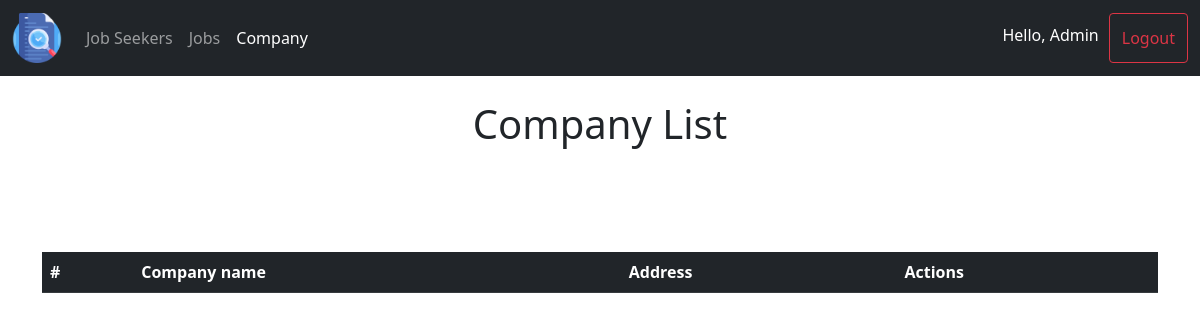
/company/, run on an earlier commit of the app's database.
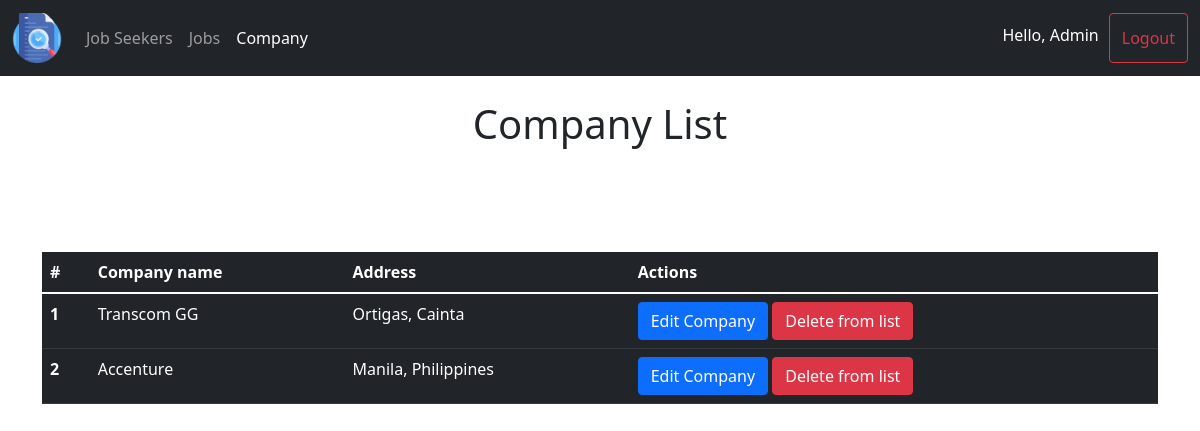
And on a later commit of the database.
### main_app/models.py (models this page shows, shortened)
class Company(models.Model):
    company_name = models.CharField(max_length=30, null=False, blank=False)
    address = models.CharField(max_length=30, null=False, blank=False)
    email= models.CharField(max_length=30, null=True, blank=False)
    password = models.CharField(max_length=30, null=True, blank=False)
    company_id = models.BigAutoField(primary_key=True)

### main_app/views.py (the view)
# urls.py: path('company/', views.company, name="company"),
def company(request):
    request.session['page'] = "company"
    company = Company.objects.all()
    return render(request,'admin/company.html',{"company":company,"job_seeker":job_seeker})

### main_app/templates/admin/company.html (shortened to what this page needs)
{% include 'admin/main_base.html' %}
{% load static %}
{% block content %}
<div class="container">
    <br>
    <h1 align="center">Company List</h1>
    <br>
    <br>
    <br>
    <br>
    <table class="table table-dark table-hover">
        <thead>
          <tr>
            <th scope="col">#</th>
            <th scope="col">Company name</th>
            <th scope="col">Address</th>
            <th scope="col">Actions</th>
          </tr>
        </thead>
        <tbody>
          {% for data in company %}
          <tr>
            <th scope="row">{{forloop.counter}}</th>
            <td>{{data.company_name}}</td>
            <td>{{data.address}}</td>
            <td>
                <button type="submit" class="btn btn-primary" data-bs-toggle="modal" data-bs-target="#view_company_applicant" onclick="get_data('{{data.company_id}}','{{data.company_name}}','{{data.address}}')">Edit Company</button>
                <button type="submit" class="btn btn-danger" onclick="delete_company('{{data.company_id}}')">Delete from list</button>
            </td>
          </tr>
          {% endfor %}
        </tbody>
      </table>
</div>
{% endblock %}

What changed in the data, as far as the page shows it:
added Company: company_name "Transcom GG", address "Ortigas, Cainta"
added Company: company_name "Accenture", address "Manila, Philippines"
